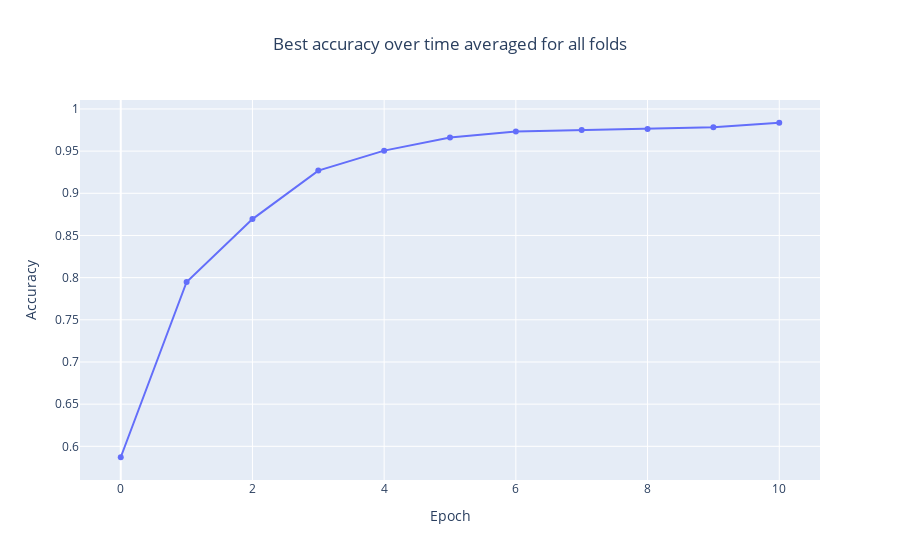

Here is the notebook cell this chart was saved with:
### Code cell
all_folds = df_train["fold_name"].unique()
accuracies = np.zeros((len(all_folds), df_train["epoch_index"].max() + 1))

for f, fold in enumerate(all_folds):
    df_fold = df_train.query("fold_name == @fold")
    acc = df_fold["accuracy"].values
    acc = acc[~np.isnan(acc)]
    assert len(acc) == accuracies.shape[1], len(acc)

    for a, acc_value in enumerate(acc):
        if a == 0 or acc_value > accuracies[f, a - 1]:
            accuracies[f, a] = acc_value
        else:
            accuracies[f, a] = accuracies[f, a - 1]

fig = go.Figure()
fig.add_trace(go.Scatter(y=np.mean(accuracies, axis=0)))
fig.update_layout(title_x=0.5, title_text="Best accuracy over time averaged for all folds")
fig.update_layout(xaxis_title="Epoch", yaxis_title="Accuracy")

### Figure 1 — Plotly figure (JSON) as saved in the notebook; plotly's stock layout.template omitted (floating-point values rounded to 4 significant figures)
{"data": [{"type": "scatter", "y": [0.587, 0.7948, 0.8694, 0.9269, 0.9506, 0.9662, 0.9731, 0.975, 0.9762, 0.9782, 0.9836]}], "layout": {"autosize": true, "title": {"text": "Best accuracy over time averaged for all folds", "x": 0.5}, "xaxis": {"autorange": true, "range": [-0.6099, 10.61], "title": {"text": "Epoch"}}, "yaxis": {"autorange": true, "range": [0.5543, 1.016], "title": {"text": "Accuracy"}, "type": "linear"}}}
